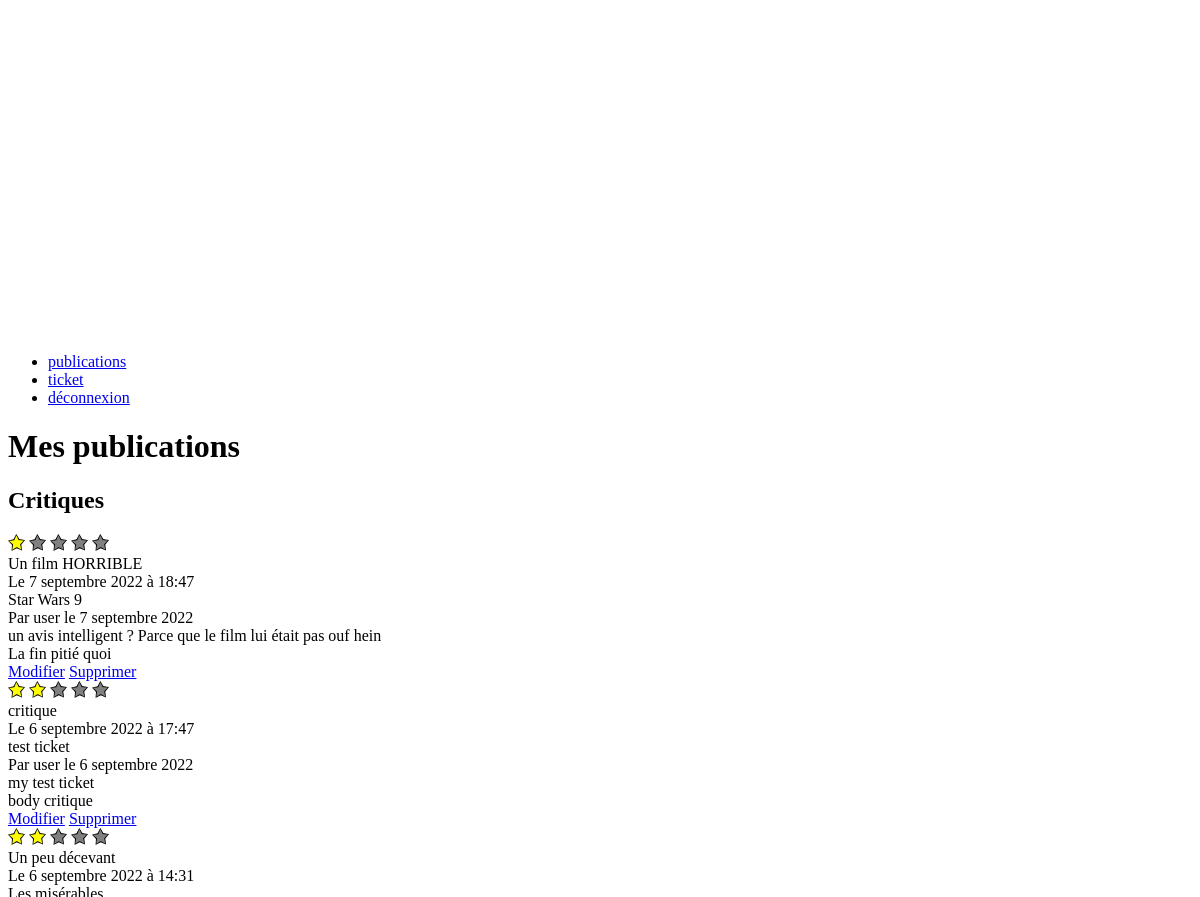
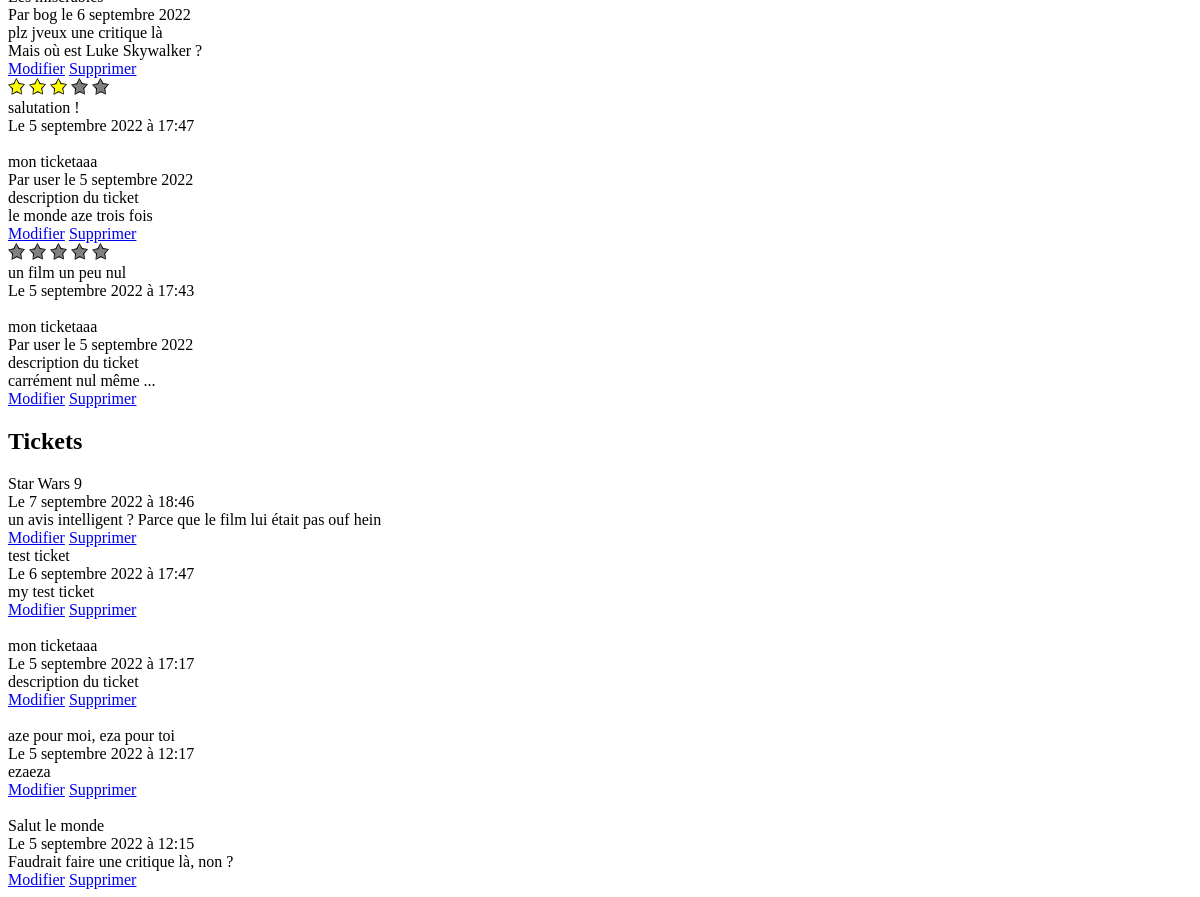
The page /me/ (signed in) on the database as committed earlier (2 pictures, top to bottom).
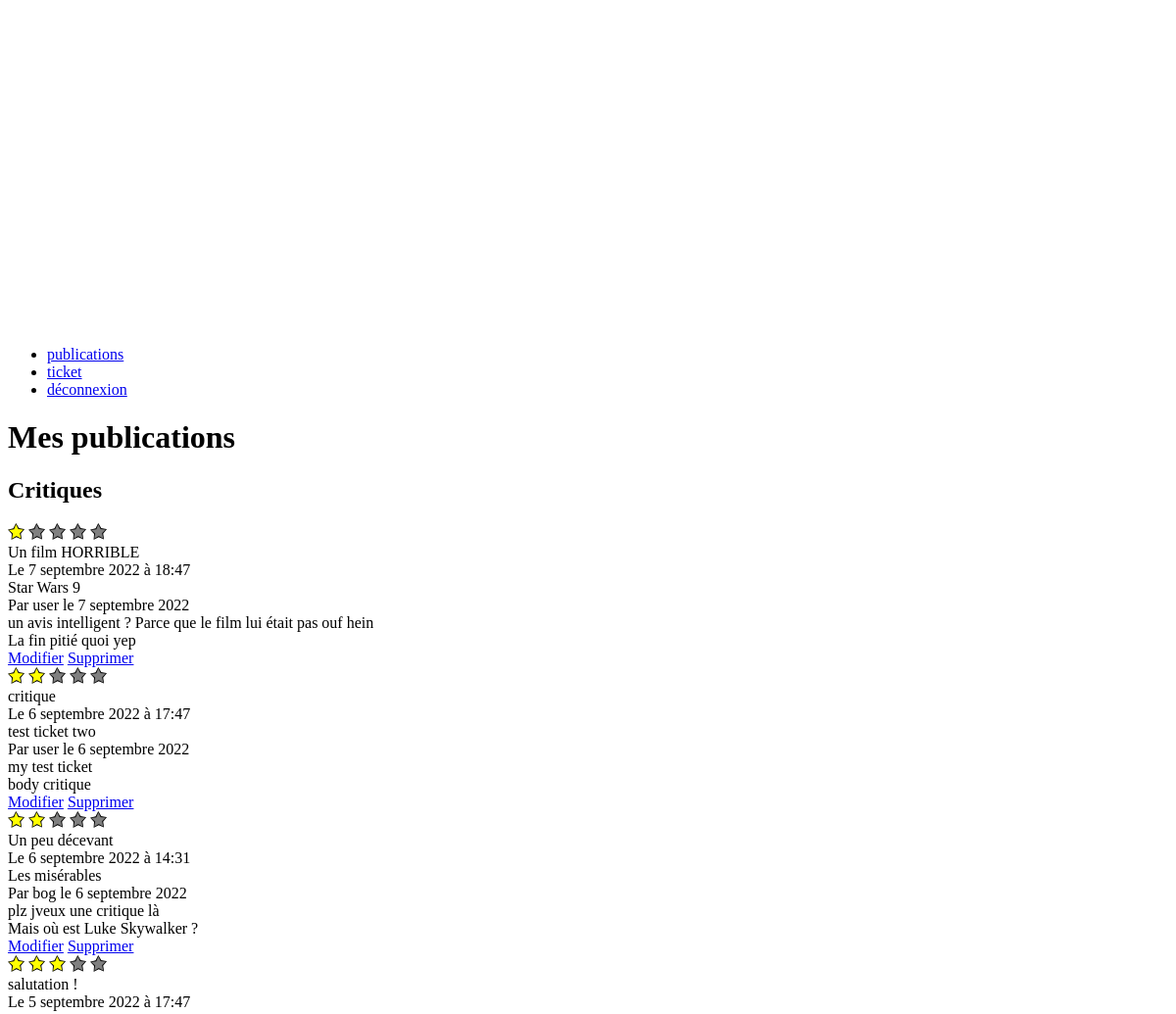
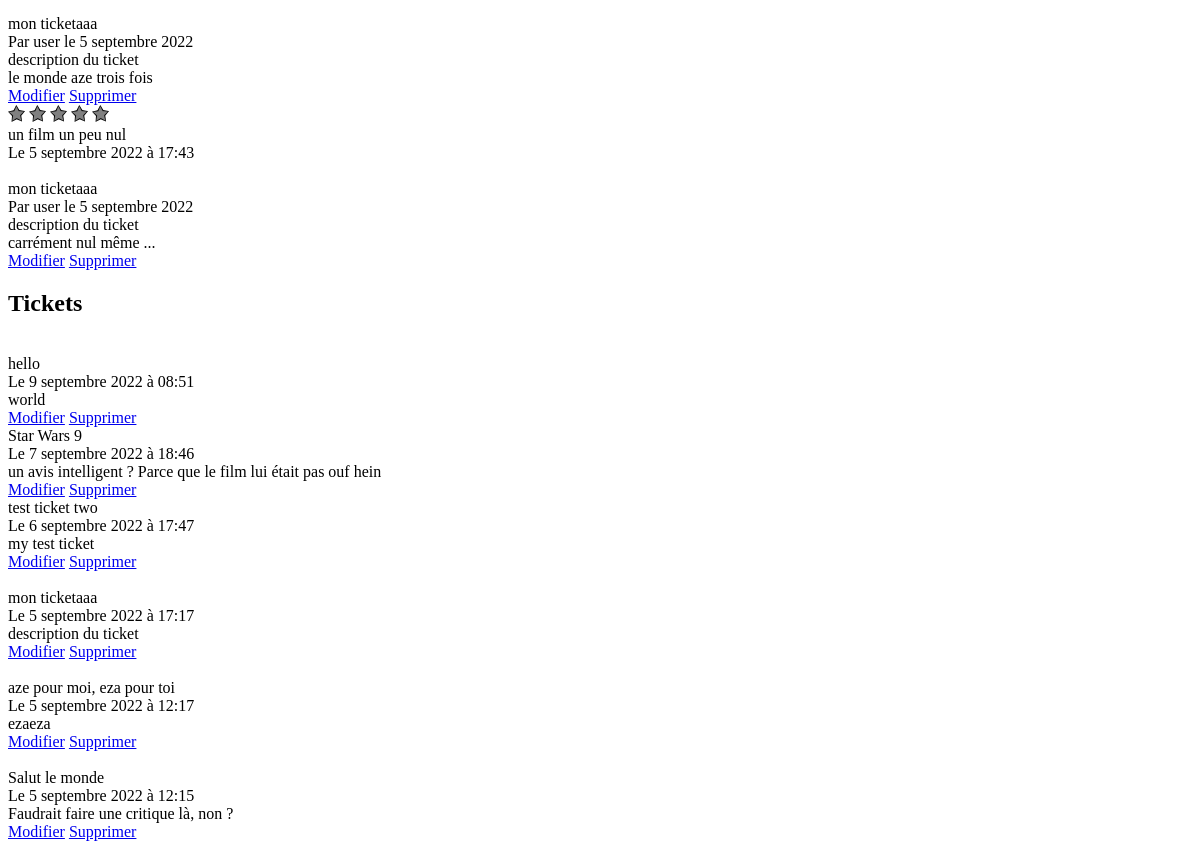
The same page on the database as committed later (2 pictures, top to bottom).
### publication/models.py (models this page shows, shortened)
class Review(models.Model):
    ticket = models.ForeignKey(to=Ticket, on_delete=models.CASCADE)
    rating = models.PositiveSmallIntegerField(validators=[
                                                  MinValueValidator(0),
                                                  MaxValueValidator(5)
                                              ])
    user = models.ForeignKey(to=settings.AUTH_USER_MODEL,
                             on_delete=models.CASCADE)
    headline = models.CharField(max_length=128)
    body = models.TextField(max_length=8192, blank=True)
    time_created = models.DateTimeField(auto_now_add=True)
    def stars(self):
        res = [True for i in range(self.rating)]
        while len(res) < 5:
            res.append(False)
        return res

class Ticket(models.Model):
    title = models.CharField(max_length=128)
    description = models.TextField(max_length=248,
                                   blank=True)
    user = models.ForeignKey(to=settings.AUTH_USER_MODEL,
                             on_delete=models.CASCADE)
    image = models.ImageField(null=True, blank=True)
    time_created = models.DateTimeField(auto_now_add=True)

### authentication/models.py (models this page shows)
class User(AbstractUser):
    pass

### home/views.py (the view)
# urls.py: path('me/', views.MePage.as_view(), name='me')
class MePage(LoginRequiredMixin, View):
    def get(self, request):
        reviews = pub_models.Review.objects.filter(user=request.user)
        reviews = reviews.order_by('-time_created')
        tickets = pub_models.Ticket.objects.filter(user=request.user)
        tickets = tickets.order_by('-time_created')
        return render(request, 'home/me.html', {
            'user': request.user,
            'reviews': reviews,
            'tickets': tickets
        })

### home/templates/home/me.html (shortened to what this page needs)
{% extends 'base.html' %}
{% load static %}
{% block body %}
  <div id="me_page" class="me_page">
    <h1>Mes publications</h1>
    <div class="content">
      <h2>Critiques</h2>
      <div class="reviews">
	{% for review in reviews %}
	  <div class="review">
	    <div class="review__header">
	      <div class="review__header__stars">
		{% for star in review.stars %}
		  {% if star %}
		    <img alt="" src="{% static 'img/star.png' %}"/>
		  {% else %}
		    <img alt="" src="{% static 'img/black_star.png' %}"/>
		  {% endif %}
		{% endfor %}
	      </div>
	      <div class="review__header__headline"> {{review.headline}} </div>
	    </div>
	    <div class="review__info">
	      Le {{review.time_created.date}} à {{review.time_created.time}}
	    </div>
	    <div class="ticket">
	      <div class="ticket__title">
		{{review.ticket.title}}
	      </div>
	      <div class="ticket__info">
		Par {{review.ticket.user.username}}
		le {{review.ticket.time_created.date}}
	      </div>
	      <div class="ticket__body">
		{{review.ticket.description}}
	      </div>
	    </div>
	    <div class="review__body">
	      {{review.body}}
	    </div>
	    <div class="review__options">
	      <a class="btn btn--warning" href="{% url 'edit_review' review.id %}">Modifier</a>
	      <a class="btn btn--alert" href="#">Supprimer</a>
	    </div>
	  </div>
	{% endfor %}
      </div>
      <h2>Tickets</h2>
      <div class="tickets">
	{% for ticket in tickets %}
	  <div class="ticket">
	    <div class="ticket__title">
	      {{ticket.title}}
	    </div>
	    <div class="ticket__info">
	      Le {{ticket.time_created.date}} à {{ticket.time_created.time}}
	    </div>
	    <div class="ticket__body">
	      {{ticket.description}}
	    </div>
	    <div class="ticket__options">
	      <a class="btn btn--warning" href="{% url 'edit_ticket' ticket.id %}">Modifier</a>
	      <a class="btn btn--alert" href="#">Supprimer</a>
	    </div>
	  </div>
	{% endfor %}
      </div>
    </div>
  </div>
{% endblock %}

Rows that differ between the two databases and show on the page:
changed Review "Un film HORRIBLE": body "La fin pitié quoi" → "La fin pitié quoi yep"
changed through a linked row, Review "critique": ticket "test ticket" → "test ticket two"
added Ticket: title "hello", time_created "9 septembre 2022", time_created.time "08:51", description "world"
changed Ticket "my test ticket": title "test ticket" → "test ticket two"
